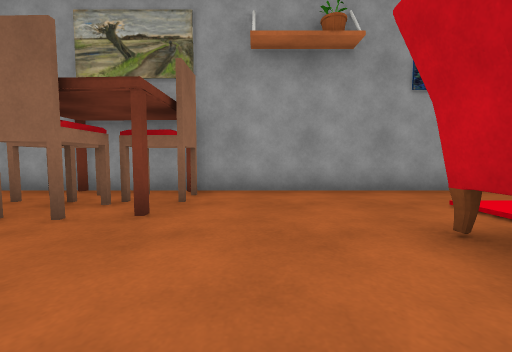
[1] (above)

20 first-person views from a walk through a Unity game level. The camera is 0.72 m above the floor, tilts 4° down and sees 90° across. The floor is counted in squares, 1 m on a side. Each view is taken from the middle of a square. On the plan, view 1 faces up. The plan holds only what a view shows up to about 9 squares ahead; the rest is blank. The place goes on beyond the plan. Some animated figures are not drawn. Door leaves are left out, so doorways stand open. Some surface patterns are stand-ins.

[2]
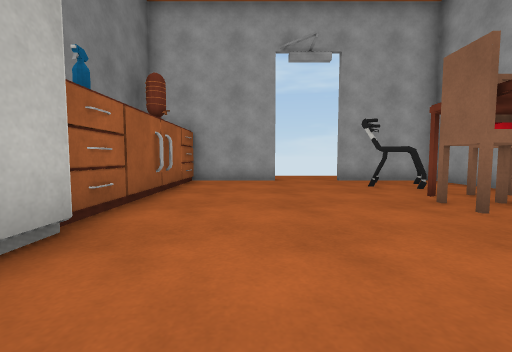

[3]
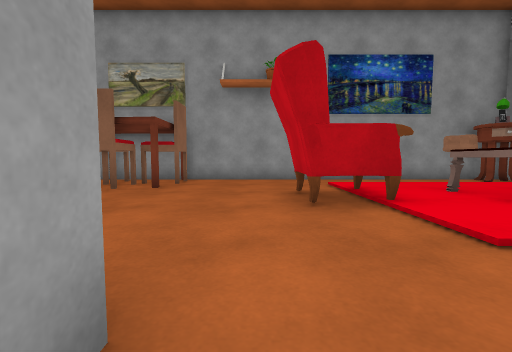

[4]
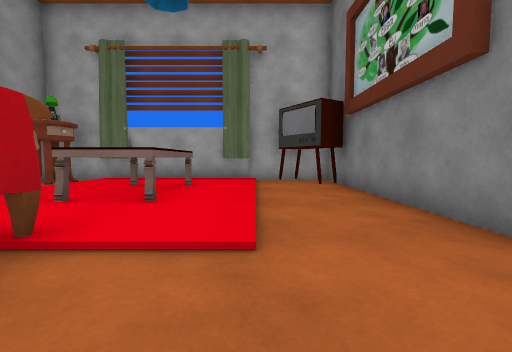

[5]
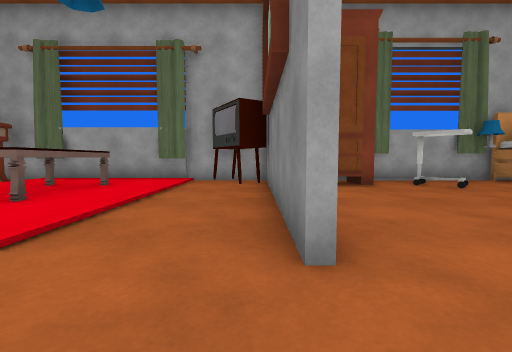

[6]
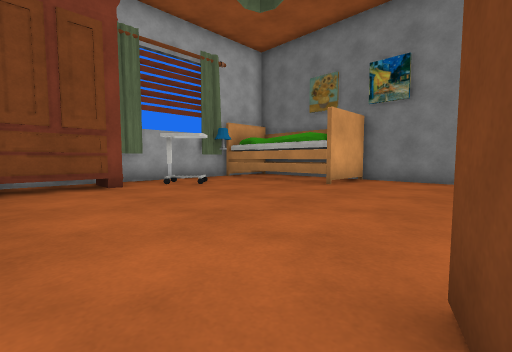

[7]
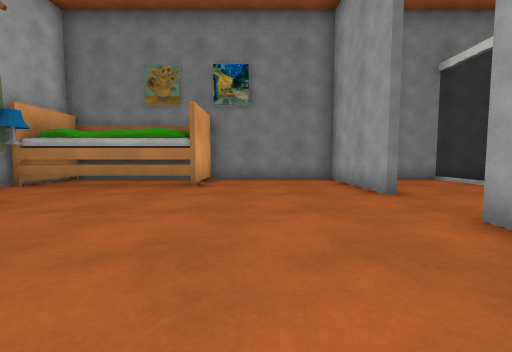

[8]
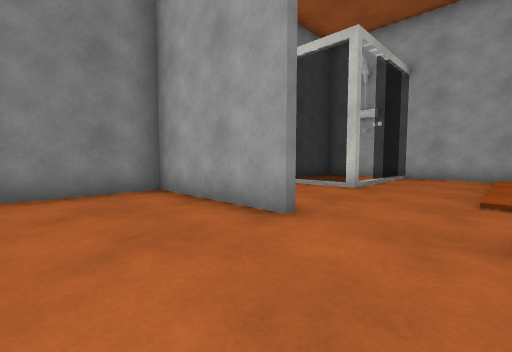

[9]
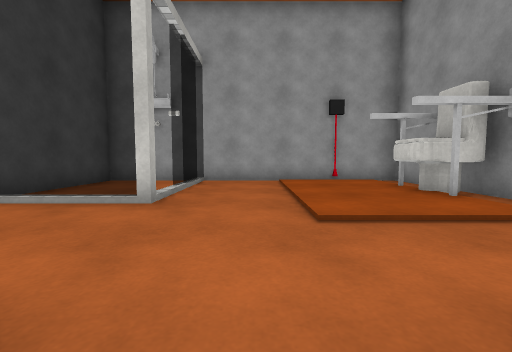

[10]
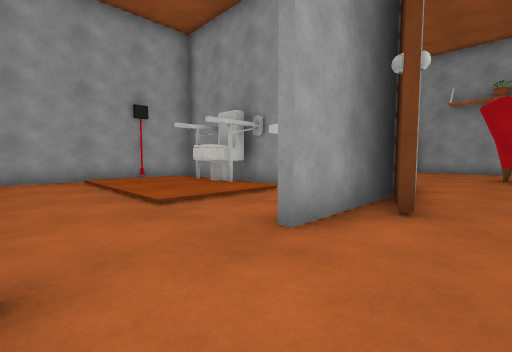

[11]
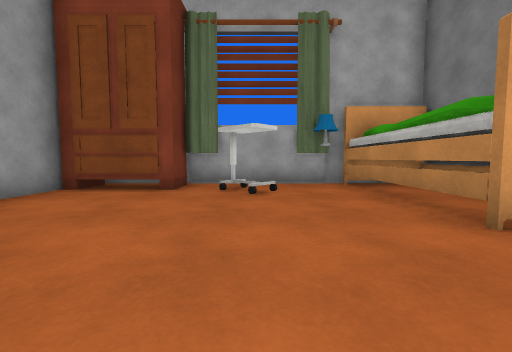

[12]
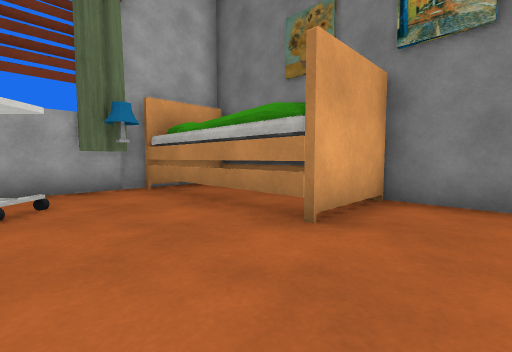

[13]
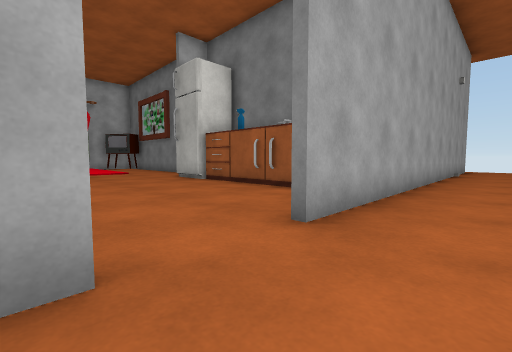

[14]
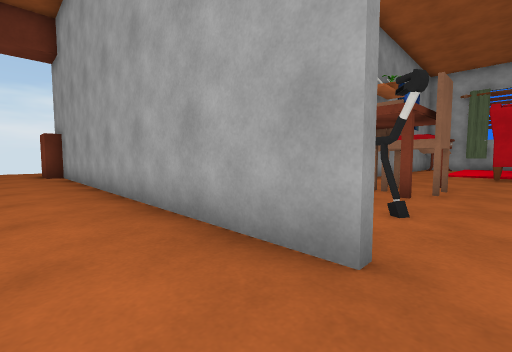

[15]
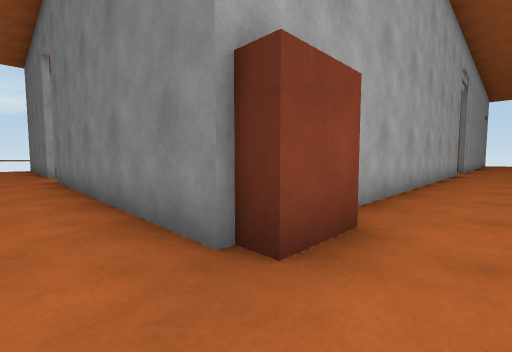

[16]
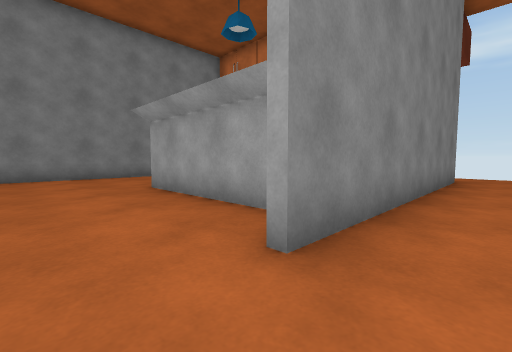

[17]
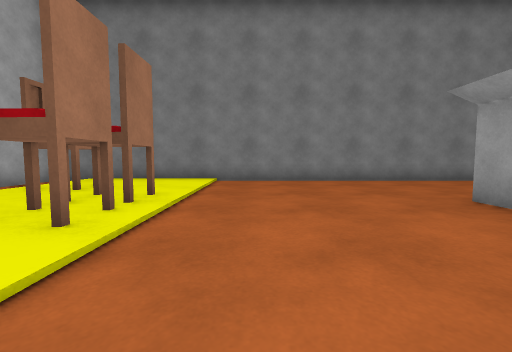

[18]
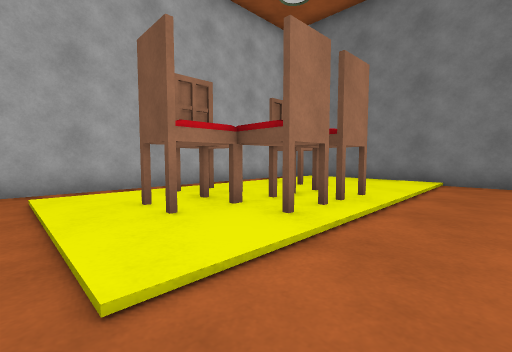

[19]
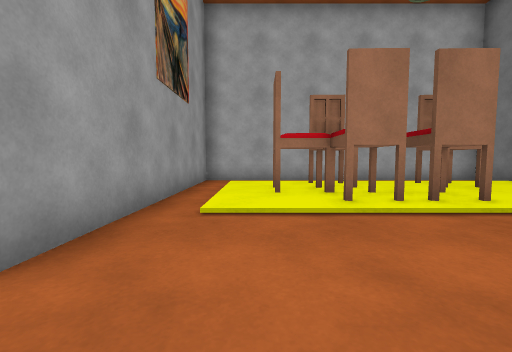

[20]
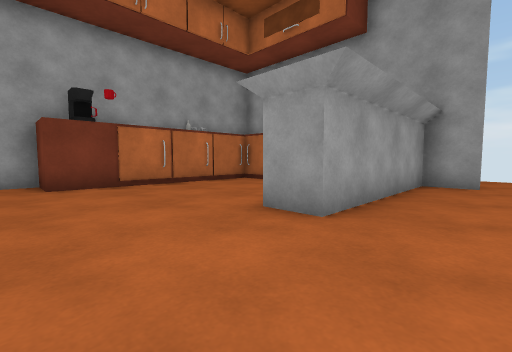

### Floor plan
Key: @ floor where view 1 was taken; # wall or solid block; . main floor; : floor 0.1 m higher than the main floor; / step, stairs or slope; D open door; = window, fence, low wall or low ledge; O other object.
Columns run from 9 left of view 1 to 10 right of it. Each row starts with its distance up from view 1.
 16 .............
 15 ..##### ##DD########
 14 ..#      ..........#
 13 ..O     #..../:::/.#
 12 ..OO..  #..../:O:/.#
 11 ..O#... #..../OOO/.#
 10 ..#O....#..../OO:/.#
  9 ..O#........./::O/.#
  8 ..OO........./::O/.#
  7 ..#........../:::/.#
  6 ..##################
  5 ..## OOOO....O..O##
  4 ..#OOOOO....O...O.#
  3 ..#.OOOO....::::::#
  2 ..D........OO:OOO:#
  1 ..D........OO:OOO:#
  0 ..#......@../:::::#
 -1 ..#.........//////#
 -2 ..#OOO##OO........#
 -3 ..OO#OOOO#..#######
 -4 ..#..#..O#.......O#
 -5 ..#::OO:.##......OO
 -6 ..#:::::.#.......##
 -7 ..#:::::.........OO
 -8 ..#.............O.#
 -9   #...............#
-10   #==.=..#........O
-11   #...=..#....OOOOO
-12   #...=..#....OOOOO
-13   #################

Where each view was taken, in squares from view 1:
view 1: 0 up, 0 right, facing up
view 2: 0 up, 1 right, facing left
view 3: 3 down, 1 right, facing up
view 4: 1 down, 1 right, facing right
view 5: 3 down, 1 right, facing right
view 6: 4 down, 1 right, facing down-right
view 7: 4 down, 3 right, facing down
view 8: 7 down, 3 right, facing down-left
view 9: 8 down, 1 right, facing left
view 10: 9 down, 2 right, facing up-left
view 11: 8 down, 2 right, facing right
view 12: 8 down, 3 right, facing down-right
view 13: 3 up, 9 left, facing down-right
view 14: 2 up, 9 left, facing up-right
view 15: 16 up, 9 left, facing down-right
view 16: 16 up, 2 right, facing down-left
view 17: 14 up, 3 right, facing down
view 18: 14 up, 3 right, facing down-right
view 19: 13 up, 1 right, facing right
view 20: 7 up, 1 right, facing up-left
